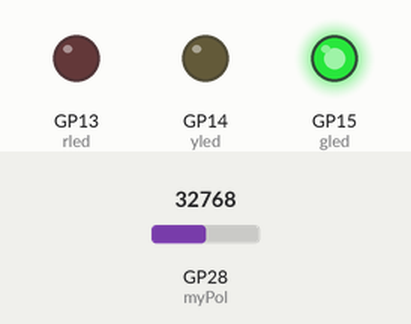
The program below on a simulated Raspberry Pi Pico running MicroPython. On the bench: output pins drawn as LEDs (lit = HIGH). The inputs (shaded band) are chosen by the test bench; at power-on: GP28 (myPol) = 32768 (analog values on the 0–65535 scale).

Above: at 1.2 s.
1.3 s: GP28 (myPol) set to 45216
2.8 s: GP28 (myPol) set to 46816
At 3.3 s:
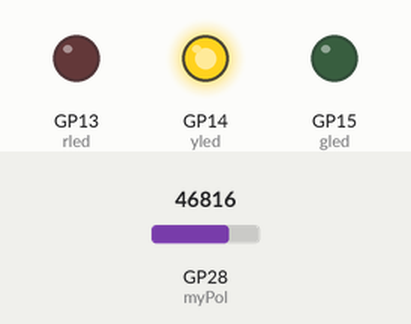
4.3 s: GP28 (myPol) set to 54208
5.8 s: GP28 (myPol) set to 55664
At 6.8 s:
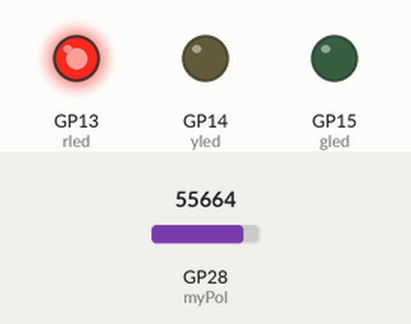
7.3 s: GP28 (myPol) set to 45874
At 7.9 s:
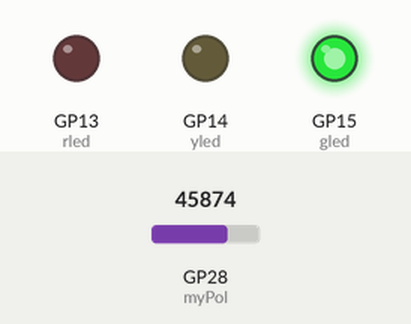
8.8 s: GP28 (myPol) set to 57670
At 10.3 s:
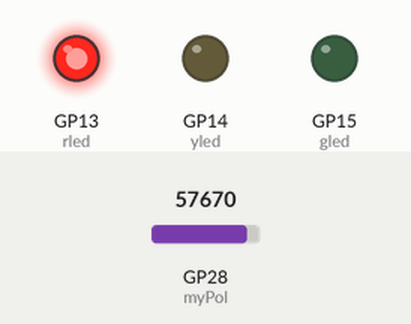
Timing chart, 0 to 11.3 s (numbered marks = the images above; inputs shaded):
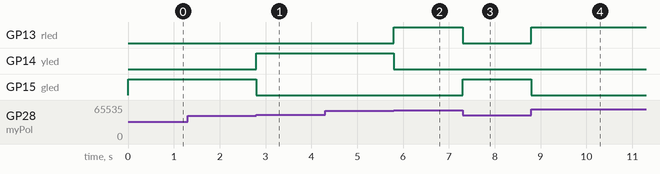

Measured:
- the behaviour switches between 45936 and 45952 on GP28 (myPol) (found by bisection; images 0 and 1)
- the behaviour switches between 55072 and 55088 on GP28 (myPol) (found by bisection; images 1 and 2)
- after the input at 1.3 s, every drawn part: stays the same
- after the input at 2.8 s, GP14 (yled): LOW → HIGH at once; GP15 (gled): HIGH → LOW at once
- after the input at 4.3 s, every drawn part: stays the same
- after the input at 5.8 s, GP13 (rled): LOW → HIGH at once; GP14 (yled): HIGH → LOW at once
- after the input at 7.3 s, GP13 (rled): HIGH → LOW at once; GP15 (gled): LOW → HIGH at once
- after the input at 8.8 s, GP13 (rled): LOW → HIGH at once; GP15 (gled): HIGH → LOW at once

The program:

3ledPotentiometer_GYR.py
```python
import machine
from machine import Pin
from time import sleep
polPin=28
myPol=machine.ADC(polPin)

gled = Pin(15, Pin.OUT)
yled = Pin(14, Pin.OUT)
rled = Pin(13, Pin.OUT)
while True:
    potVal=myPol.read_u16()
    voltage=(100/65327)*potVal - (20800/65327)
    # sleep(.5)
    if voltage <= 70:
        rled.value(0)
        yled.value(0)
        gled.value(1)
    if voltage > 70 and voltage <= 84:
        gled.value(0)
        rled.value(0)
        yled.value(1)
    if voltage > 84:
        gled.value(0)
        yled.value(0)
        rled.value(1)
```
